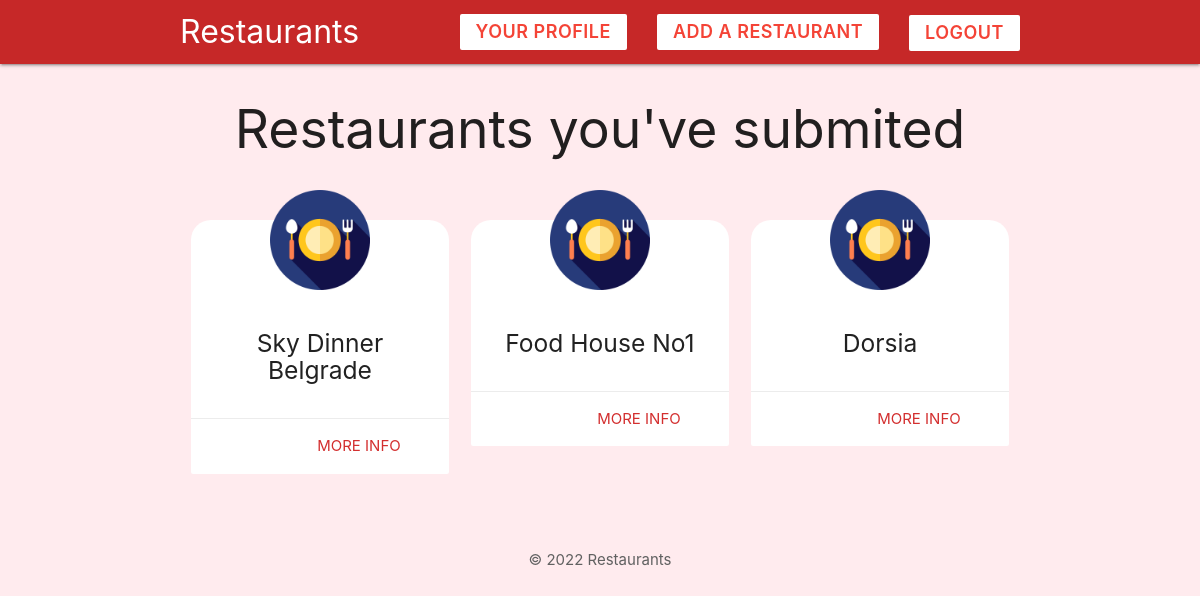
/profile.php?id=1 (signed in), run on the app's committed database.
### tables this page shows
CREATE TABLE `restaurant` (
  `id` int(11) NOT NULL,
  `userid` int(11) NOT NULL,
  `name` varchar(150) NOT NULL,
  `city` varchar(100) NOT NULL,
  `type` varchar(100) NOT NULL,
  `address` varchar(100) NOT NULL
);

### config/session.php (called while the page is built, shortened)
<?php
$loggedId = $_SESSION['id']  ?? 0;

### profile.php (the view, shortened to what this page needs)
<?php
include('config/db_connect.php');
if (isset($_GET['id'])) {
    $userid = mysqli_real_escape_string($conn, $_GET['id']);
}
$query = "SELECT * FROM restaurant WHERE userid='$userid'";
$result = mysqli_query($conn, $query);
$restaurants = mysqli_fetch_all($result, MYSQLI_ASSOC);
?>
<!DOCTYPE html>
<html lang="en">
<?php include('templates/header.php'); ?>
<?php if ($userid != $loggedId) : ?>
    <h1 class="center">You have no permission to view this profile!</h1>
    <div class="center">
        <a href="index.php" class="btn center red darken-2">Return</a>
    </div>
<?php elseif ($restaurants != null) : ?>
    <div class="container">
        <h2 class="center">Restaurants you've submited</h2>
        <div class="row">
            <?php foreach ($restaurants as $restaurant) : ?>
                <div class="col s12 m6 l4 xl3">
                    <div class="card z-depth-0 radius-card">
                        <img src="img/icon.png" alt="icon" class="icon-card">
                        <div class="card-content center">
                            <h5><?php echo htmlspecialchars($restaurant['name']); ?></h5>
                        </div>
                        <div class="card-action right-align radius-card">
                            <a href="restaurant.php?id=<?php echo $restaurant['id']; ?>" class="red-text text-darken-2">
                                More Info
                            </a>
                        </div>
                    </div>
                </div>
            <?php endforeach; ?>
        </div>
    </div>
<?php endif; ?>
<?php include('templates/footer.php'); ?>
</html>

### templates/header.php (style rules this page uses)
.icon-card { width: 100px; margin: 40px auto -30px; display: block; position: relative; top: -30px; }
.radius-card { border-radius: 20px; }

### data on the page
restaurant: name "Sky Dinner Belgrade"
restaurant: name "Food House No1"
restaurant: name "Dorsia"
